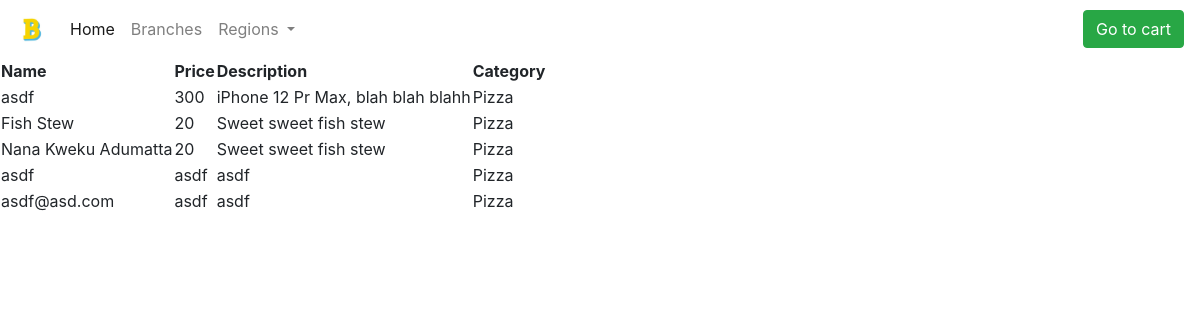
/allitems, run on an earlier commit of the app's database.
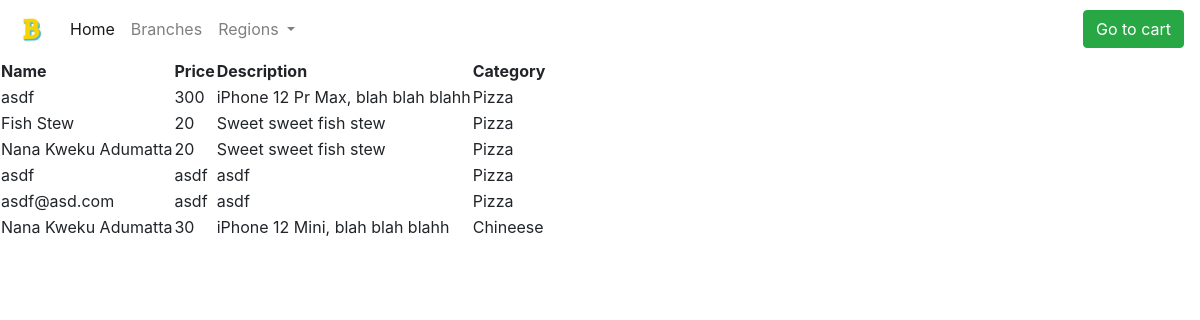
And on a later commit of the database.
### models.py (models this page shows, shortened)
class Item(db.Model):
    id = db.Column(db.Integer, primary_key=True)
    name = db.Column(db.String, nullable=False)
    price = db.Column(db.String, nullable=False)
    description = db.Column(db.String, nullable=False)
    category = db.Column(db.String, nullable=False)

### app.py (the view)
@app.route('/allitems')
def allitems():
    items = Item.query.all()
    return render_template('allitems.html', items=items)

### templates/allitems.html
{% extends "base.html" %}
{% block body %}
<table>
    <tr>
        <th>Name</th>
        <th>Price</th>
        <th>Description</th>
        <th>Category</th>
    </tr>
    {% for item in items %}
    <tr>
        <td>{{item.name}}</td>
        <td>{{item.price}}</td>
        <td>{{item.description}}</td>
        <td>{{item.category}}</td>
    </tr>
    {% endfor %}
</table>
{% endblock %}

### templates/base.html (shortened to what this page needs)
<!doctype html>
<html lang="en">
  <head>
    <link rel="stylesheet" href="https://stackpath.bootstrapcdn.com/bootstrap/4.3.1/css/bootstrap.min.css">
    <link rel="stylesheet" href="{{ url_for('static', filename='css/style.css') }}">
  </head>
  <body>
    <nav class="navbar navbar-expand-lg navbar-light bg-transparent">
        <a class="navbar-brand" href="{{url_for('index')}}"><img width="30" height="30" src="../static/img/logo.jpg"></a>
        <div class="collapse navbar-collapse" id="navbarSupportedContent">
          <ul class="navbar-nav mr-auto">
            <li class="nav-item active">
              <a class="nav-link" href="{{url_for("index")}}">Home <span class="sr-only">(current)</span></a>
            </li>
            <li class="nav-item">
              <a class="nav-link" href="{{url_for('branches')}}">Branches</a>
            </li>
            <li class="nav-item dropdown">
              <a class="nav-link dropdown-toggle" href="#" id="navbarDropdown" role="button" data-toggle="dropdown" aria-haspopup="true" aria-expanded="false">
                Regions
              </a>
            </li>
          </ul>
            {% if current_user %}
            <a href="{{url_for('cart')}}">
              <button class="btn btn-success my-2 my-sm-0">Go to cart</button>
            </a>
            {% else %}
            <a href="{{url_for('login')}}">
            <button class="btn btn-outline-success my-2 my-sm-0">Login</button>
            </a>
            {% endif %}
        </div>
      </nav>
    {% block body %}
    {% endblock %}
  </body>
</html>

What changed in the data, as far as the page shows it:
added Item: name "Nana Kweku Adumatta", price "30", description "iPhone 12 Mini, blah blah blahh", category "Chineese"
